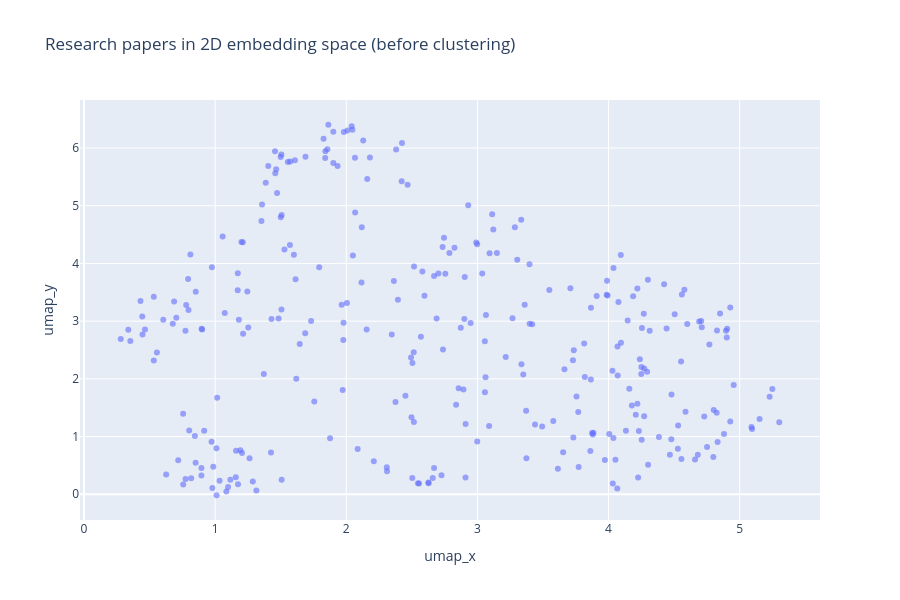

Here is the notebook cell this chart was saved with:
### Code cell
# Cell 6 — visualize 2D scatter plot
fig = px.scatter(
    df,
    x='umap_x',
    y='umap_y',
    hover_data=['title', 'year'],
    title="Research papers in 2D embedding space (before clustering)",
    opacity=0.6,
    width=900,
    height=600
)
fig.show()

### Figure 1 — Plotly figure (JSON) as saved in the notebook; plotly's stock layout.template omitted (floating-point values rounded to 4 significant figures; data arrays with more than 128 entries replaced by an {"elided": "..."} marker saying what was removed)
{"data": [{"customdata": {"elided": "300x2 mixed values"}, "hovertemplate": "umap_x=%{x}<br>umap_y=%{y}<br>title=%{customdata[0]}<br>year=%{customdata[1]}<extra></extra>", "legendgroup": "", "marker": {"color": "#636efa", "opacity": 0.6, "symbol": "circle"}, "mode": "markers", "name": "", "orientation": "v", "showlegend": false, "type": "scatter", "x": {"elided": "300 float values"}, "xaxis": "x", "y": {"elided": "300 float values"}, "yaxis": "y"}], "layout": {"height": 600, "legend": {"tracegroupgap": 0}, "title": {"text": "Research papers in 2D embedding space (before clustering)"}, "width": 900, "xaxis": {"anchor": "y", "domain": [0, 1], "title": {"text": "umap_x"}}, "yaxis": {"anchor": "x", "domain": [0, 1], "title": {"text": "umap_y"}}}}
